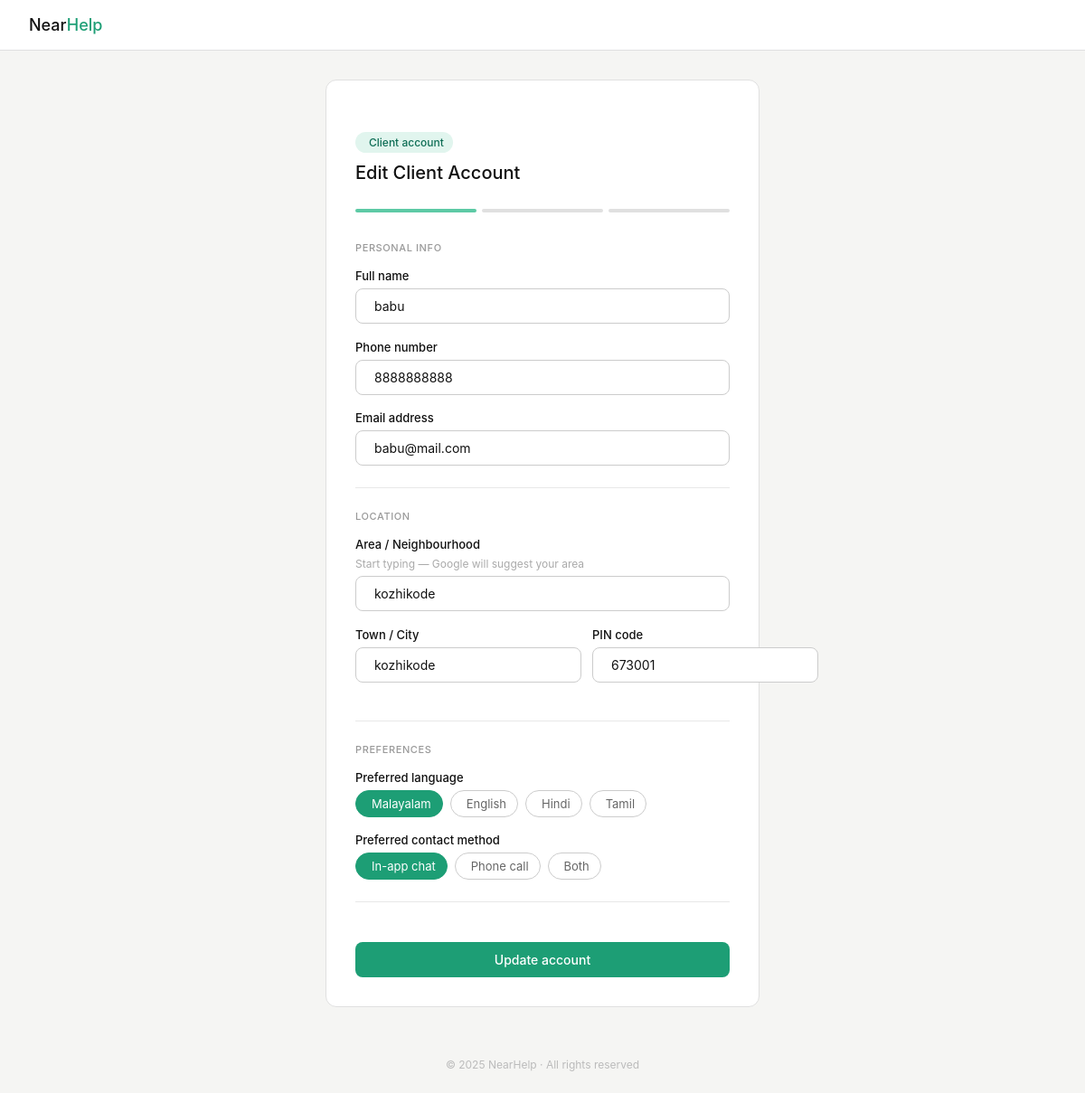
The page /Edit_client_data_table/7/ on the database its author committed.
### projectnearhelpapp/models.py (models this page shows)
class Client_details(models.Model):
        user = models.OneToOneField(settings.AUTH_USER_MODEL, on_delete=models.CASCADE , related_name='client_details' , null=True, blank=True)
        Fullname = models.CharField(max_length=50)
        Phone_number = models.CharField()
        Email = models.CharField()
        Area = models.CharField()
        Town = models.CharField()
        Pin = models.IntegerField()
        Password = models.CharField(max_length=128)
        Preferred_language = models.CharField(max_length=50 , null=True, blank=True)
        Preferred_contact_method = models.CharField(max_length=50 , null=True, blank=True)
        Photo = models.ImageField(upload_to="photos/client_photos/" , blank=True, null=True)

### projectnearhelpapp/views.py (the view)
# urls.py: path('Edit_client_data_table/<int:pk>/',views.Edit_client_data_table,name='Edit_client_data_table'),
def Edit_client_data_table(request, pk):
    selected_client = Client_details.objects.get(id=pk)
    return render(request,'admin_dashboard/edit_client_data_admin.html',{'selected_client':selected_client})

### projectnearhelpapp/templates/admin_dashboard/edit_client_data_admin.html (shortened to what this page needs)
<!DOCTYPE html>
<html lang="en">
<head>
    {% load static %}
  <link rel="stylesheet" href="https://cdn.jsdelivr.net/npm/@tabler/icons-webfont@latest/dist/tabler-icons.min.css" />
  <link rel="stylesheet" href="{% static 'css/client_signup_page.css' %}">
</head>
<body>
  <nav class="nav">
    <a class="logo" href="#">Near<span>Help</span></a>
  </nav>
  <div class="page">
    <div class="form-wrap">
      <div class="form-head">
        <div class="badge"> Client account</div>
        <h1>Edit Client Account</h1>
      </div>
      <div class="progress-bar">
        <div class="progress-step active"></div>
        <div class="progress-step"></div>
        <div class="progress-step"></div>
      </div>
      <form action="{% url 'Update_client_data_table' selected_client.id %}" method="post">
        <div class="section-title">Personal info</div>
        <div class="field">
          <label for="fullname">Full name</label>
          <div class="input-wrap">
            <input type="text" id="fullname" name="fullname" value="{{ selected_client.Fullname }}" />
          </div>
        </div>
        <div class="field">
          <label for="phone_number">Phone number</label>
          <div class="input-wrap">
            <input type="text" id="phone_number" name="phone_number"
              maxlength="10" minlength="10"
              pattern="[0-9]{10}"
              value="{{ selected_client.Phone_number }}" />
          </div>
        </div>
        <div class="field">
          <label for="email">Email address</label>
          <div class="input-wrap">
            <input type="email" id="email" name="email" value="{{ selected_client.Email }}" />
          </div>
        </div>
        <hr class="divider" />
        <div class="section-title">Location</div>
        <div class="field">
          <label for="area">Area / Neighbourhood</label>
          <span class="hint">Start typing — Google will suggest your area</span>
          <div class="input-wrap">
            <input type="text" id="area" name="area" value="{{ selected_client.Area }}" />
          </div>
        </div>
        <div class="two-col">
          <div class="field">
            <label for="town">Town / City</label>
            <div class="input-wrap">
              <input type="text" id="town" name="town" value="{{ selected_client.Town }}" />
            </div>
          </div>
          <div class="field">
            <label for="pin">PIN code</label>
            <div class="input-wrap">
              <input type="text" id="pin" name="pin" value="{{ selected_client.Pin }}"  maxlength="6" pattern="[0-9]{6}"  />
            </div>
          </div>
        </div>
        <hr class="divider" />
        <div class="section-title">Preferences</div>
        <div class="field">
          <label>Preferred language</label>
          <div class="chip-group" id="langGroup">
            <div class="chip active" data-val="malayalam"> Malayalam</div>
            <div class="chip" data-val="english"> English</div>
            <div class="chip" data-val="hindi"> Hindi</div>
            <div class="chip" data-val="tamil"> Tamil</div>
          </div>
        </div>
        <div class="field">
          <label>Preferred contact method</label>
          <div class="chip-group" id="contactGroup">
            <div class="chip active" data-val="chat"> In-app chat</div>
            <div class="chip" data-val="call"> Phone call</div>
            <div class="chip" data-val="both"> Both</div>
          </div>
        </div>
        <hr class="divider" />
        <button type="submit" class="btn-primary">Update account</button>
      </form>
    </div>
  </div>
  <div class="page-footer">© 2025 NearHelp · All rights reserved</div>
</body>
</html>

### static/css/client_signup_page.css (style rules this page uses)
* { box-sizing: border-box; margin: 0; padding: 0; }
body { font-family: -apple-system, BlinkMacSystemFont, 'Segoe UI', Roboto, sans-serif; background: #f5f5f3; color: #111; min-height: 100vh; display: flex; flex-direction: column; }
.nav { background: #fff; border-bottom: 0.5px solid #e0e0e0; padding: 0 2rem; height: 56px; display: flex; align-items: center; justify-content: space-between; position: sticky; top: 0; z-index: 10; }
.logo { font-size: 18px; font-weight: 500; color: #111; text-decoration: none; }
.logo span { color: #1D9E75; }
.page { flex: 1; display: flex; align-items: flex-start; justify-content: center; padding: 2rem 1rem; }
.form-wrap { width: 100%; max-width: 480px; background: #fff; border: 0.5px solid #e0e0e0; border-radius: 12px; padding: 2rem; }
.form-head { margin-bottom: 1.8rem; }
.form-head .badge { display: inline-flex; align-items: center; gap: 5px; background: #E1F5EE; color: #0F6E56; font-size: 12px; font-weight: 500; padding: 4px 10px; border-radius: 999px; margin-bottom: 10px; }
.form-head h1 { font-size: 20px; font-weight: 500; color: #111; margin-bottom: 4px; }
.progress-bar { display: flex; gap: 6px; margin-bottom: 2rem; }
.progress-step { flex: 1; height: 4px; border-radius: 999px; background: #e0e0e0; }
.progress-step.active { background: #5DCAA5; }
.section-title { font-size: 11px; font-weight: 500; color: #999; text-transform: uppercase; letter-spacing: 0.6px; margin-bottom: 1rem; }
.divider { border: none; border-top: 0.5px solid #e8e8e8; margin: 1.5rem 0; }
.field { margin-bottom: 1.1rem; }
.field label { display: block; font-size: 13px; font-weight: 500; color: #111; margin-bottom: 6px; }
.field .hint { display: block; font-size: 12px; color: #aaa; margin-bottom: 6px; }
.input-wrap { display: flex; align-items: center; border: 0.5px solid #ccc; border-radius: 8px; overflow: hidden; background: #fff; transition: border-color 0.15s; }
.input-wrap input { flex: 1; border: none; outline: none; padding: 10px 10px 10px 0; font-size: 14px; background: transparent; color: #111; font-family: inherit; }
.two-col { display: grid; grid-template-columns: 1fr 1fr; gap: 12px; }
.chip-group { display: flex; flex-wrap: wrap; gap: 8px; }
.chip { display: inline-flex; align-items: center; gap: 5px; padding: 6px 12px; font-size: 13px; border: 0.5px solid #ccc; border-radius: 999px; cursor: pointer; color: #666; background: #fff; transition: all 0.12s; user-select: none; font-family: inherit; }
.chip.active { background: #1D9E75; color: #fff; border-color: #1D9E75; }
.btn-primary { width: 100%; background: #1D9E75; color: #fff; border: none; border-radius: 8px; padding: 11px; font-size: 14px; font-weight: 500; cursor: pointer; font-family: inherit; transition: background 0.15s; margin-top: 1.25rem; }
.page-footer { text-align: center; padding: 1.5rem; font-size: 12px; color: #bbb; }

### rows shown on the page
Client_details: fullname "babu", phone_number "8888888888", email "babu@mail.com", area "kozhikode", town "kozhikode", pin "673001"
